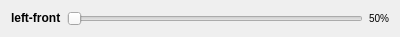
<?xml version="1.0" encoding="UTF-8"?>
<ui version="4.0">
 <class>ChannelWidget</class>
 <widget class="QWidget" name="ChannelWidget">
  <property name="geometry">
   <rect>
    <x>0</x>
    <y>0</y>
    <width>400</width>
    <height>34</height>
   </rect>
  </property>
  <property name="windowTitle">
   <string>Form</string>
  </property>
  <layout class="QHBoxLayout" name="horizontalLayout">
   <item>
    <widget class="QLabel" name="channelLabel">
     <property name="text">
      <string>&lt;b&gt;left-front&lt;/b&gt;</string>
     </property>
    </widget>
   </item>
   <item>
    <widget class="QSlider" name="volumeScale">
     <property name="orientation">
      <enum>Qt::Horizontal</enum>
     </property>
    </widget>
   </item>
   <item>
    <widget class="QLabel" name="volumeLabel">
     <property name="text">
      <string>&lt;small&gt;50%&lt;/small&gt;</string>
     </property>
    </widget>
   </item>
  </layout>
 </widget>
 <resources/>
 <connections/>
</ui>
